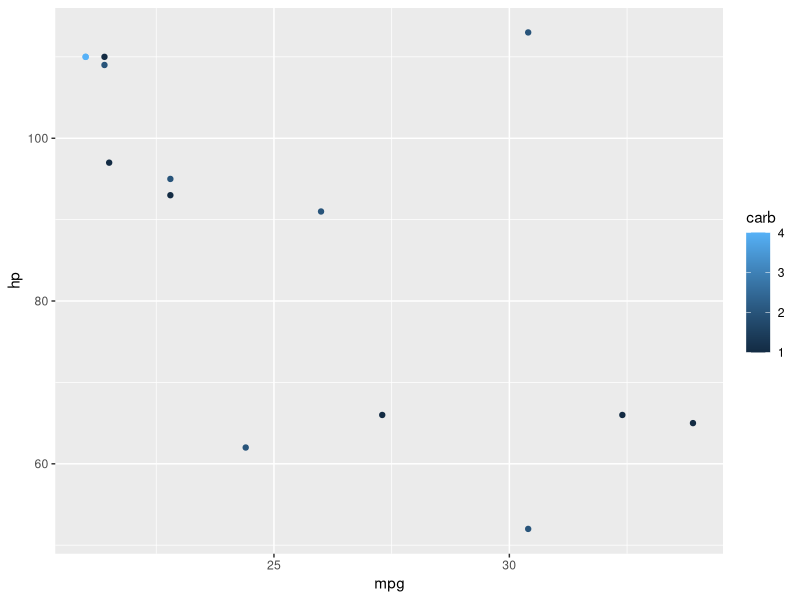

Here is the R script that generated this plot:
library(tidyverse)
library(readxl)

# caricamenti
df = mtcars %>% 
  filter(mpg > 20)

db_1 = read_excel("db_test_git.xlsx")

# plot
plot = df %>% 
  ggplot(aes(x = mpg, y = hp, color = carb)) +
  geom_point()

# export

ggsave(plot,"scatter.png", width = 7, height = 5)
